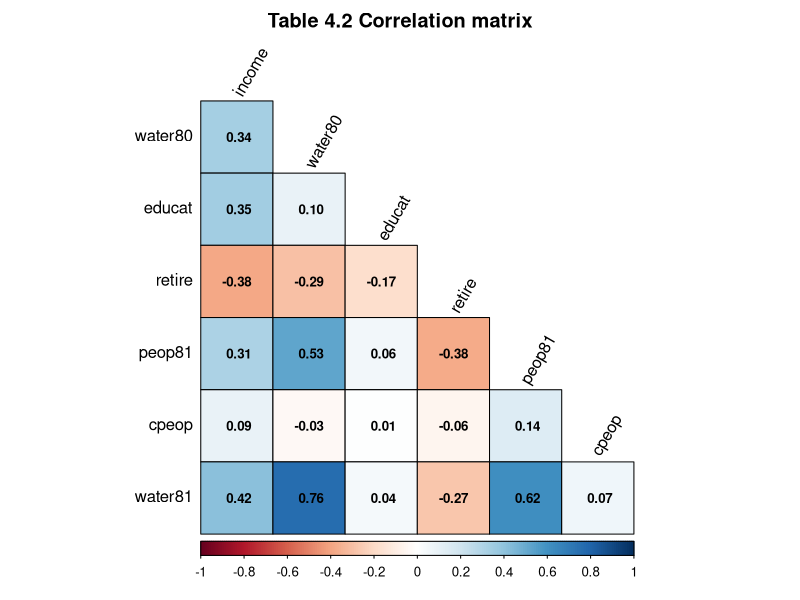
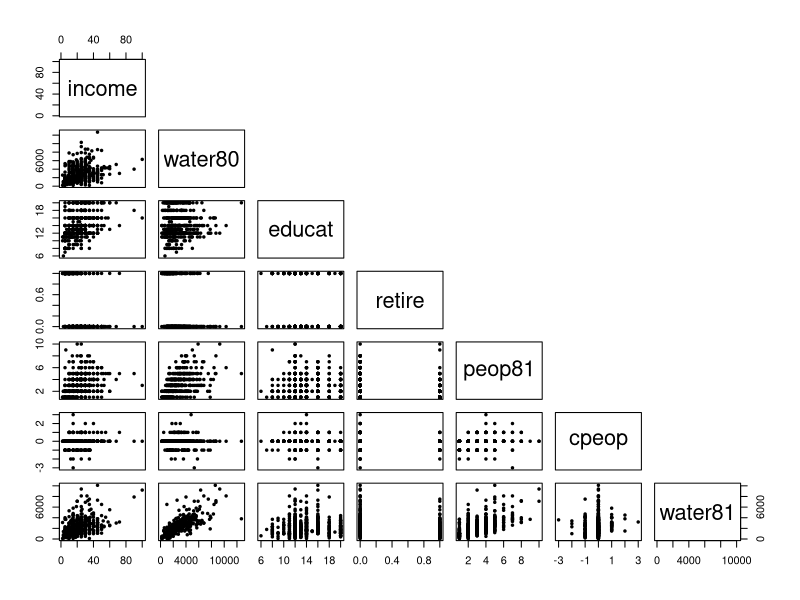
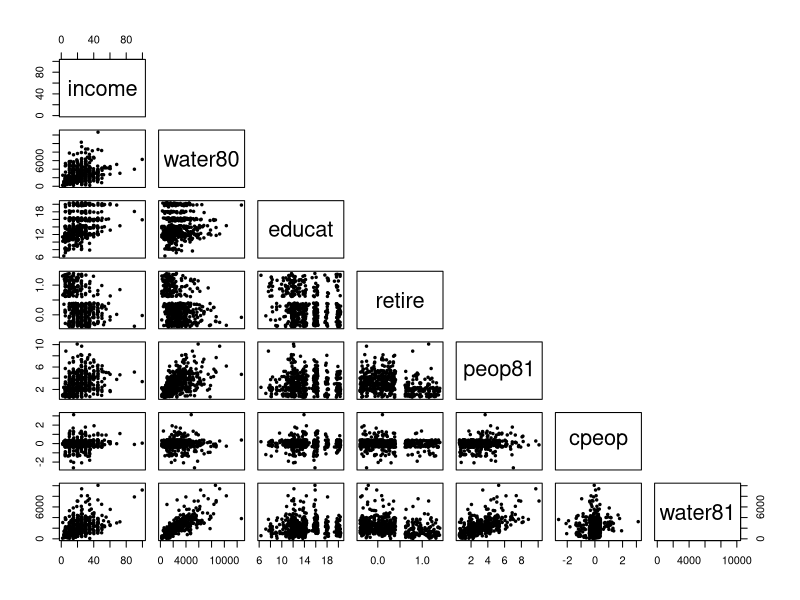
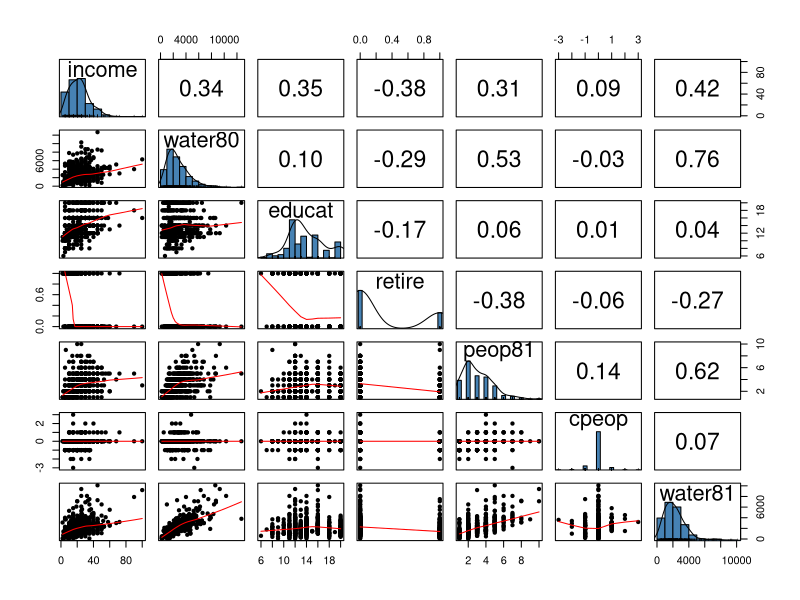
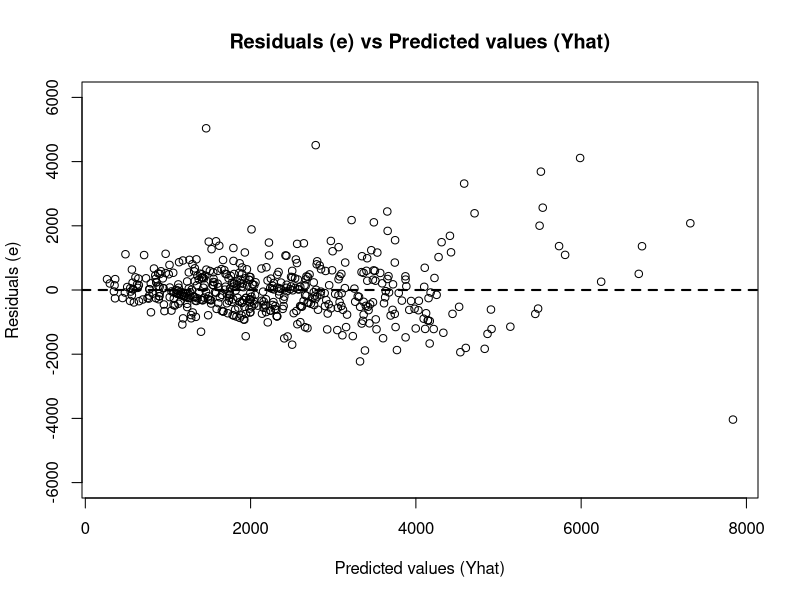
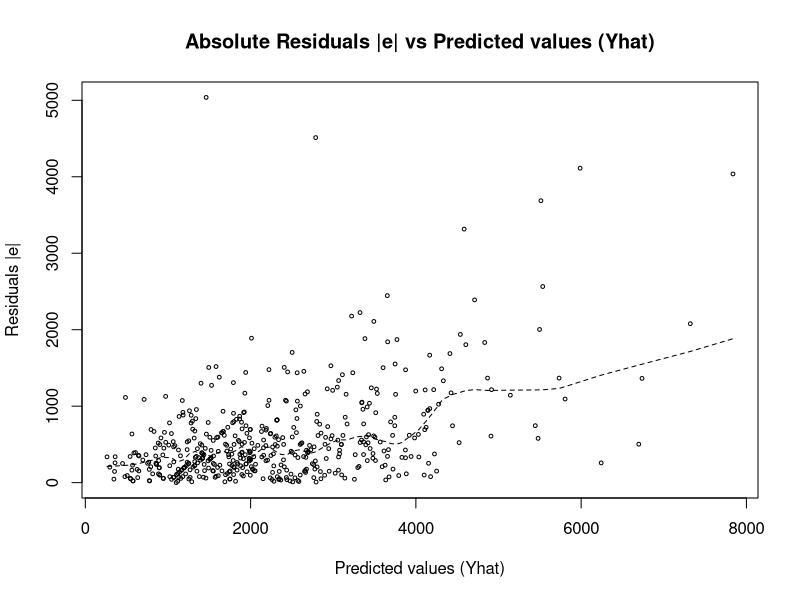

The R script that drew these images, in order:
#### Regression with Graphics by Lawrence Hamilton ####

#### Chapter 4: Regression Criticism ####

library(arm)
library(corrplot)
library(haven)
library(Hmisc)
library(psych)
library(rstatix)

setwd("/Users/clinton/Documents/NYU Regression/rwg")

concord1 <- haven::read_dta('concord1.dta')
head(concord1)

# Example of Chapter 3:
# Y is postshortage (1981) water use
# X1 is household income
# X2 is preshortage (1980) water use
# X3 is education of household head
# X4 is a dummy variable for retirement
# X5 is number of people in household at time of water shortage
# X6 is increase in number of people, summer 1981 minus summer 1980

fit_1 <- lm(water81 ~ income + water80 + educat + retire + peop81 + cpeop, data = concord1)

arm::display(fit_1, digits = 1)


## Correlation and Scatterplot Matrices ##

## Table 4.2: Correlation matrix for 1981 household water use and predictors
model.variables <- c("income", "water80", "educat", "retire", "peop81", "cpeop", "water81")
model.subset <- concord1 %>% dplyr::select(all_of(model.variables))

cor.mat1 <- cor(model.subset)
round(cor.mat1, 2)

cor.mat2 <- rstatix::cor_mat(model.subset)
cor.mat2 %>% rstatix::pull_lower_triangle()

corrplot(cor.mat1, method = "color", type = "lower", diag = FALSE, 
         outline = TRUE, addCoef.col = 'black', number.cex = 0.8,
         tl.col = "black", tl.srt = 60, mar = c(0, 0, 2, 0),
         title = "Table 4.2 Correlation matrix")


## Figure 4.1: Scatterplot matrix corresponding to Table 4.2 (household water use and predictors)

# without jitter
pairs(model.subset, upper.panel = NULL, pch = 19, cex = 0.5)

# with jitter
pairs(lapply(model.subset, jitter, 2), upper.panel = NULL, pch = 19, cex = 0.5)

# with psych's pairs.panels
psych::pairs.panels(model.subset, 
                    method = "pearson",
                    hist.col = "steelblue", # "lightgray"
                    density = TRUE,
                    ellipses = FALSE)


## Residual versus Predicted Y Plots ##

## Figure 4.3: Residuals versus predicted values from regression of 1981 household water use on seven predictors

plot(fitted(fit_1), resid(fit_1), 
     ylim = c(-6000, 6000),
     xlab = "Predicted values (Yhat)",
     ylab = "Residuals (e)", 
     main = "Residuals (e) vs Predicted values (Yhat)")
abline(0, 0, lty = 2, lwd = 2)

## Figure 4.4: Absolute residuals versus predicted values
abs.resid <- abs(resid(fit_1))
pred.y <- fitted(fit_1)

plot(pred.y, abs.resid, cex = 0.5,
     xlab = "Predicted values (Yhat)",
     ylab = "Residuals |e|",
     main = "Absolute Residuals |e| vs Predicted values (Yhat)")

lines(lowess(pred.y, abs.resid, f = 1/10), col='black', lty = 2, lwd = 1)
